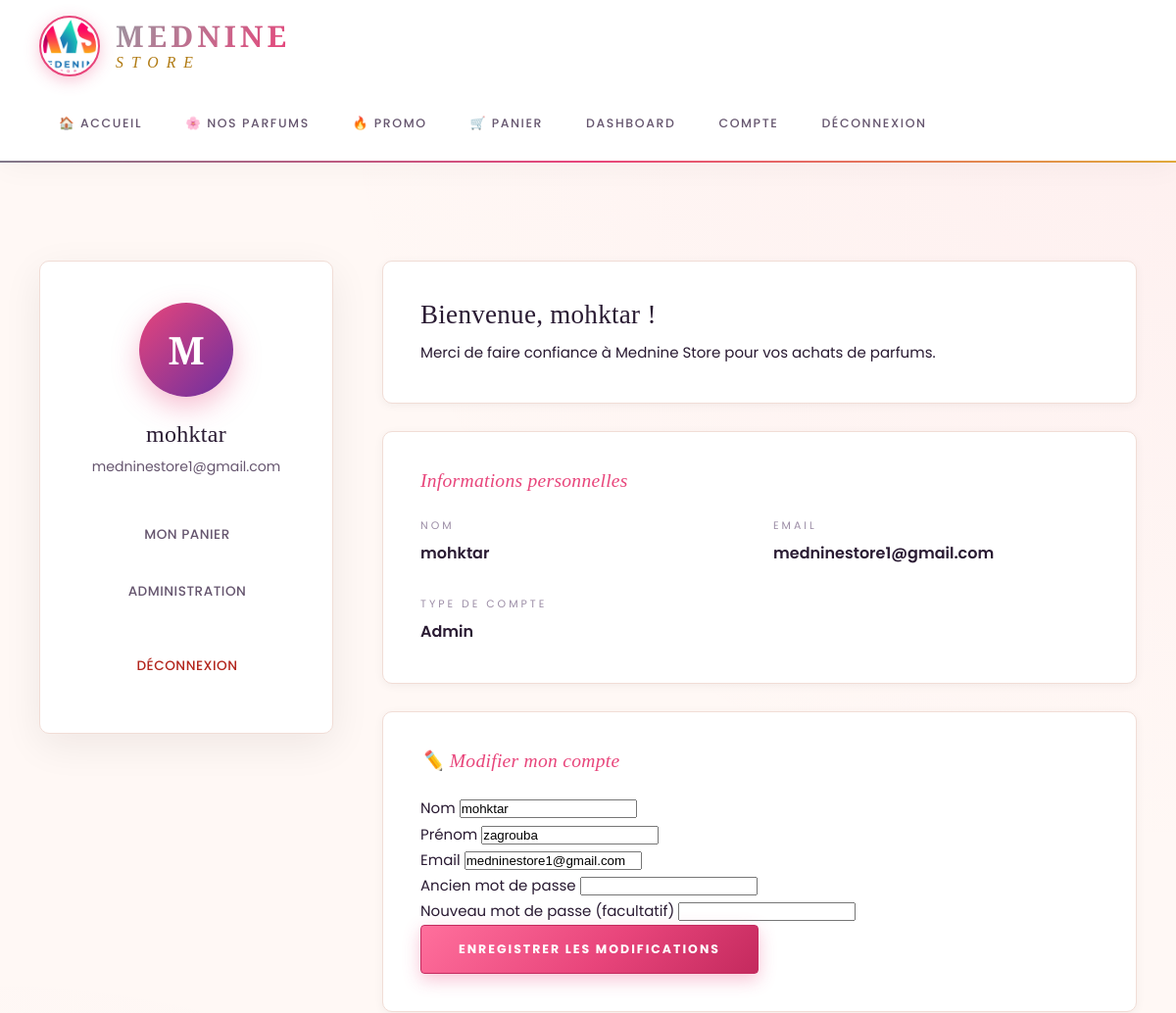
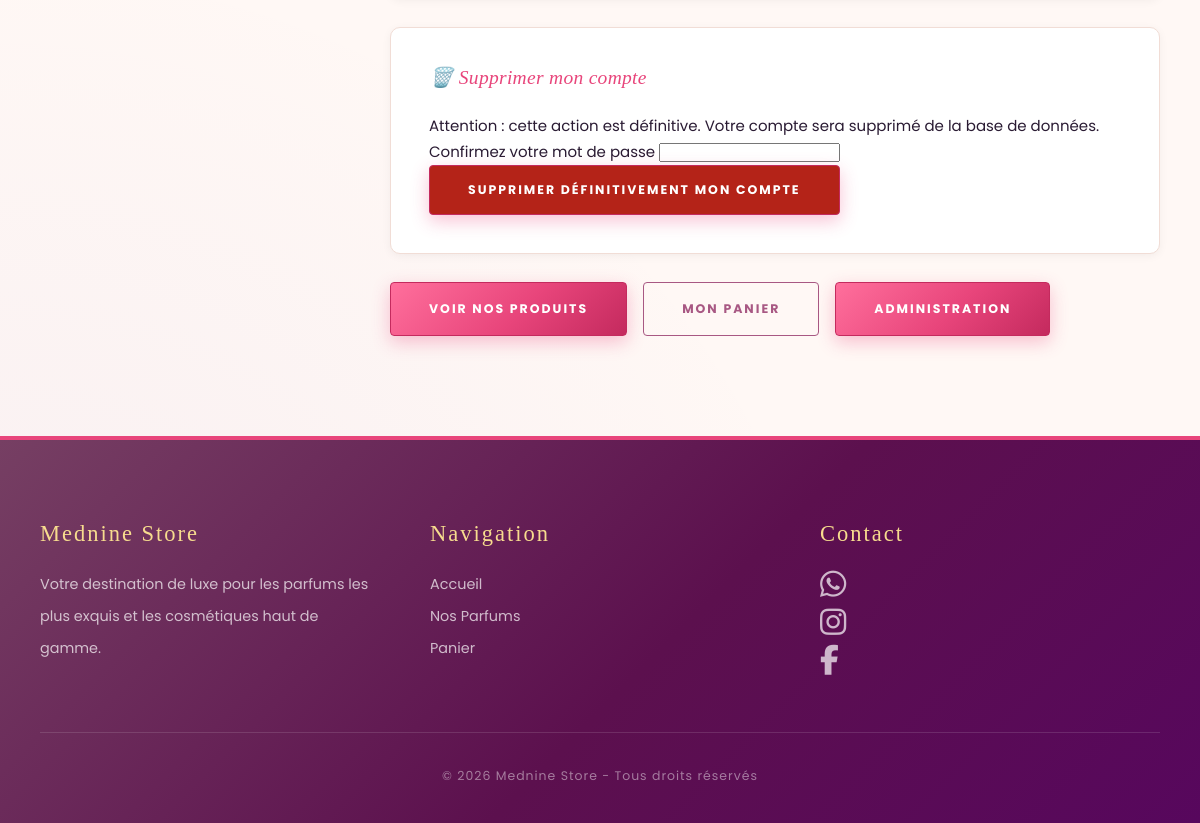
/compte.php (signed in), run on the app's committed database (2 pictures, top to bottom).
### tables this page shows
CREATE TABLE `utilisateurs` (
  `id` int(11) NOT NULL AUTO_INCREMENT,
  `nom` varchar(100) NOT NULL,
  `prenom` varchar(100) DEFAULT NULL,
  `email` varchar(150) NOT NULL,
  `mot_de_passe` varchar(255) NOT NULL,
  `role` varchar(20) NOT NULL DEFAULT 'client',
  `date_creation` datetime DEFAULT current_timestamp(),
  PRIMARY KEY (`id`),
  UNIQUE KEY `email` (`email`)
);

### compte.php (the view, shortened to what this page needs)
<?php
require_once 'includes/db.php';
$id = (int) $_SESSION['user']['id'];
$stmt = $conn->prepare(
    "SELECT * FROM utilisateurs WHERE id = ?"
);
$stmt->execute([$id]);
$user = $stmt->fetch(PDO::FETCH_ASSOC);
$user['nom'] = $user['nom'] ?? '';
$user['prenom'] = $user['prenom'] ?? '';
$user['email'] = $user['email'] ?? '';
$user['role'] = $user['role'] ?? '';
include 'includes/header.php';
?>
<section class="section">
    <div class="compte-container">
        <div class="compte-sidebar">
            <div class="compte-avatar">
                <span><?php echo strtoupper(substr($user['nom'], 0, 1)); ?></span>
            </div>
            <h3><?php echo htmlspecialchars($user['nom']); ?></h3>
            <p><?php echo htmlspecialchars($user['email']); ?></p>
            <nav class="compte-nav">
                <a href="panier.php">Mon panier</a>
                <?php if (isset($user['role']) && $user['role'] === 'admin'): ?>
                    <a href="/medninestore/admin/index.php">Administration</a>
                <?php endif; ?>
                <a href="logout.php" class="logout-link">Déconnexion</a>
            </nav>
        </div>
        <div class="compte-content">
            <div class="compte-card">
                <h3>Bienvenue, <?php echo htmlspecialchars($user['nom']); ?> !</h3>
                <p>Merci de faire confiance à Mednine Store pour vos achats de parfums.</p>
            </div>
            <div class="compte-card">
                <h4>Informations personnelles</h4>
                <div class="info-grid">
                    <div class="info-item">
                        <label>Nom</label>
                        <span><?php echo htmlspecialchars($user['nom']); ?></span>
                    </div>
                    <div class="info-item">
                        <label>Email</label>
                        <span><?php echo htmlspecialchars($user['email']); ?></span>
                    </div>
                    <div class="info-item">
                        <label>Type de compte</label>
                        <span><?php echo ucfirst($user['role'] ?? 'admin'); ?></span>
                    </div>
                </div>
            </div>
<div class="compte-card">
    <h4>✏️ Modifier mon compte</h4>
    <form method="POST">
        <div class="form-group">
            <label>Nom</label>
            <input type="text" name="nom"
                   value="<?= htmlspecialchars($user['nom']) ?>" required>
        </div>
        <div class="form-group">
            <label>Prénom</label>
            <input type="text" name="prenom"
                   value="<?= htmlspecialchars($user['prenom']) ?>" required>
        </div>
        <div class="form-group">
            <label>Email</label>
            <input type="email" name="email"
                   value="<?= htmlspecialchars($user['email']) ?>" required>
        </div>
        <div class="form-group">
            <label>Ancien mot de passe</label>
            <input type="password" name="ancien_mdp" required>
        </div>
        <div class="form-group">
            <label>Nouveau mot de passe (facultatif)</label>
            <input type="password" name="nouveau_mdp" minlength="8">
        </div>
        <button type="submit" name="modifier_compte" class="btn">
            Enregistrer les modifications
        </button>
    </form>
</div>
<div class="compte-card">
    <h4>🗑️ Supprimer mon compte</h4>
    <p>
        Attention : cette action est définitive.
        Votre compte sera supprimé de la base de données.
    </p>
    <form method="POST"
          onsubmit="return confirm('Attention ! Voulez-vous vraiment supprimer définitivement votre compte ?');">
        <div class="form-group">
            <label>Confirmez votre mot de passe</label>
            <input type="password" name="confirmation_mdp" required>
        </div>
        <button type="submit" name="supprimer_compte"
                class="btn"
                style="background:#b42318;">
            Supprimer définitivement mon compte
        </button>
    </form>
</div>
            <div class="compte-actions">
    <a href="produits.php" class="btn">Voir nos produits</a>
    <a href="panier.php" class="btn btn-outline">Mon panier</a>
   <?php if ($user['role'] === 'admin'): ?>
    <a href="admin/index.php" class="btn">Administration</a>
<?php endif; ?>
</div>
        </div>
    </div>
</section>
<?php include 'includes/footer.php'; ?>

### data on the page
utilisateurs: nom "M", nom "mohktar", email "medninestore1@gmail.com", role "Admin", prenom "zagrouba"
